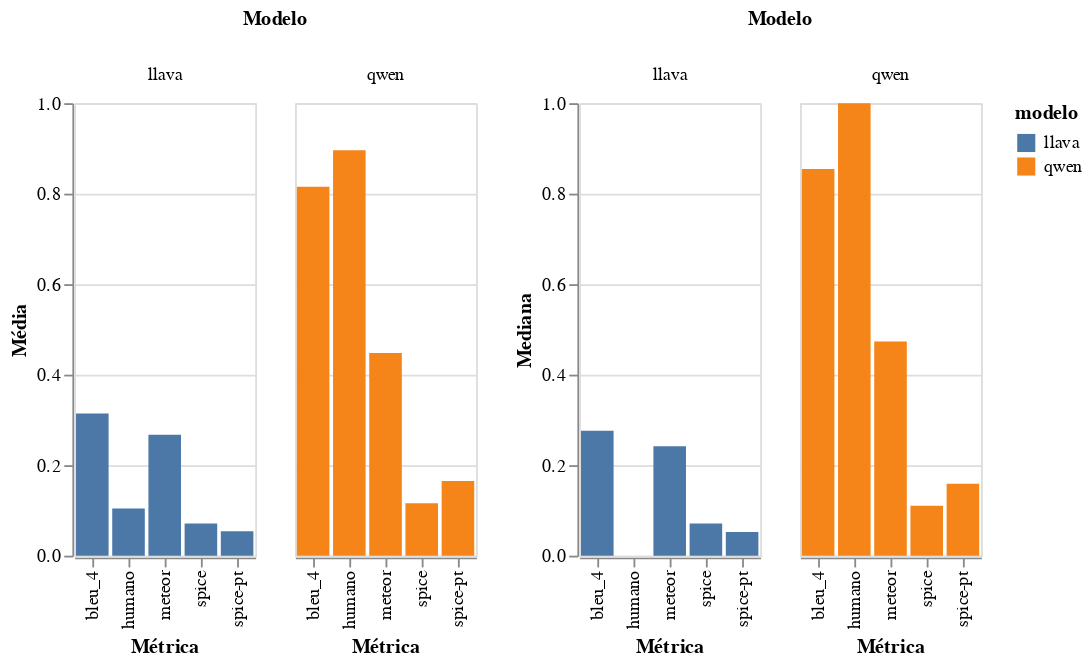

This figure's notebook cell:
### Code cell
chart_mtc = alt.hconcat(bar_chart_media, bar_chart_mediana)
chart_mtc

### Figure 1 — Vega-Lite specification as saved in the notebook (floating-point values rounded to 4 significant figures)
{"config": {"view": {"continuousWidth": 300, "continuousHeight": 300}}, "hconcat": [{"data": {"name": "data-879b33c020b749ab1b8e4afd0e0b1e54"}, "mark": {"type": "bar"}, "encoding": {"color": {"field": "modelo", "type": "nominal"}, "column": {"field": "modelo", "title": "Modelo", "type": "nominal"}, "x": {"field": "métrica", "title": "Métrica", "type": "nominal"}, "y": {"field": "valor", "scale": {"domain": [0, 1]}, "title": "Média", "type": "quantitative"}}, "height": 250, "width": 100}, {"data": {"name": "data-5fabbef8c5dcd2f07587bb4e31b91172"}, "mark": {"type": "bar"}, "encoding": {"color": {"field": "modelo", "type": "nominal"}, "column": {"field": "modelo", "title": "Modelo", "type": "nominal"}, "x": {"field": "métrica", "title": "Métrica", "type": "nominal"}, "y": {"field": "valor", "scale": {"domain": [0, 1]}, "title": "Mediana", "type": "quantitative"}}, "height": 250, "width": 100}], "$schema": "https://vega.github.io/schema/vega-lite/v5.20.1.json", "datasets": {"data-879b33c020b749ab1b8e4afd0e0b1e54": [{"modelo": "llava", "métrica": "bleu_4", "valor": 0.3143}, {"modelo": "qwen", "métrica": "bleu_4", "valor": 0.8151}, {"modelo": "llava", "métrica": "meteor", "valor": 0.267}, {"modelo": "qwen", "métrica": "meteor", "valor": 0.4478}, {"modelo": "llava", "métrica": "spice", "valor": 0.07135}, {"modelo": "qwen", "métrica": "spice", "valor": 0.1157}, {"modelo": "llava", "métrica": "spice-pt", "valor": 0.05383}, {"modelo": "qwen", "métrica": "spice-pt", "valor": 0.1649}, {"modelo": "llava", "métrica": "humano", "valor": 0.1042}, {"modelo": "qwen", "métrica": "humano", "valor": 0.8958}], "data-5fabbef8c5dcd2f07587bb4e31b91172": [{"modelo": "llava", "métrica": "bleu_4", "valor": 0.2761}, {"modelo": "qwen", "métrica": "bleu_4", "valor": 0.8547}, {"modelo": "llava", "métrica": "meteor", "valor": 0.242}, {"modelo": "qwen", "métrica": "meteor", "valor": 0.4734}, {"modelo": "llava", "métrica": "spice", "valor": 0.07122}, {"modelo": "qwen", "métrica": "spice", "valor": 0.1104}, {"modelo": "llava", "métrica": "spice-pt", "valor": 0.05217}, {"modelo": "qwen", "métrica": "spice-pt", "valor": 0.1592}, {"modelo": "llava", "métrica": "humano", "valor": 0.0}, {"modelo": "qwen", "métrica": "humano", "valor": 1.0}]}}
